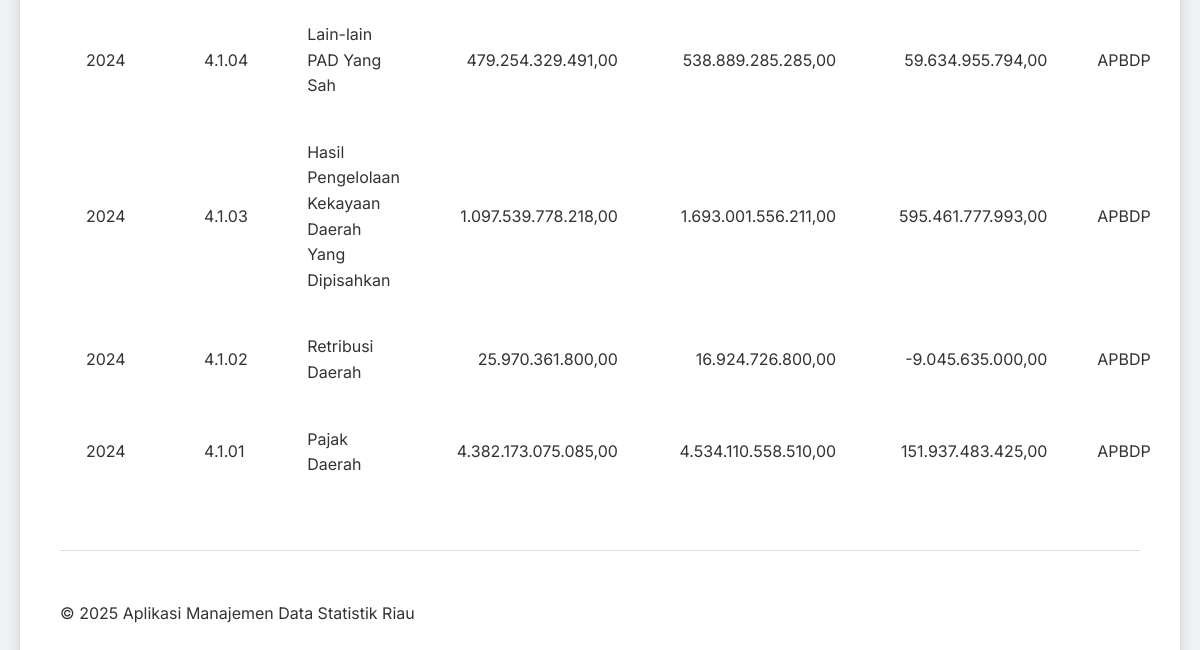
The app's page /pages/apbd-lampiran-satu/read.php?tahun=2024 (lower part), older data.
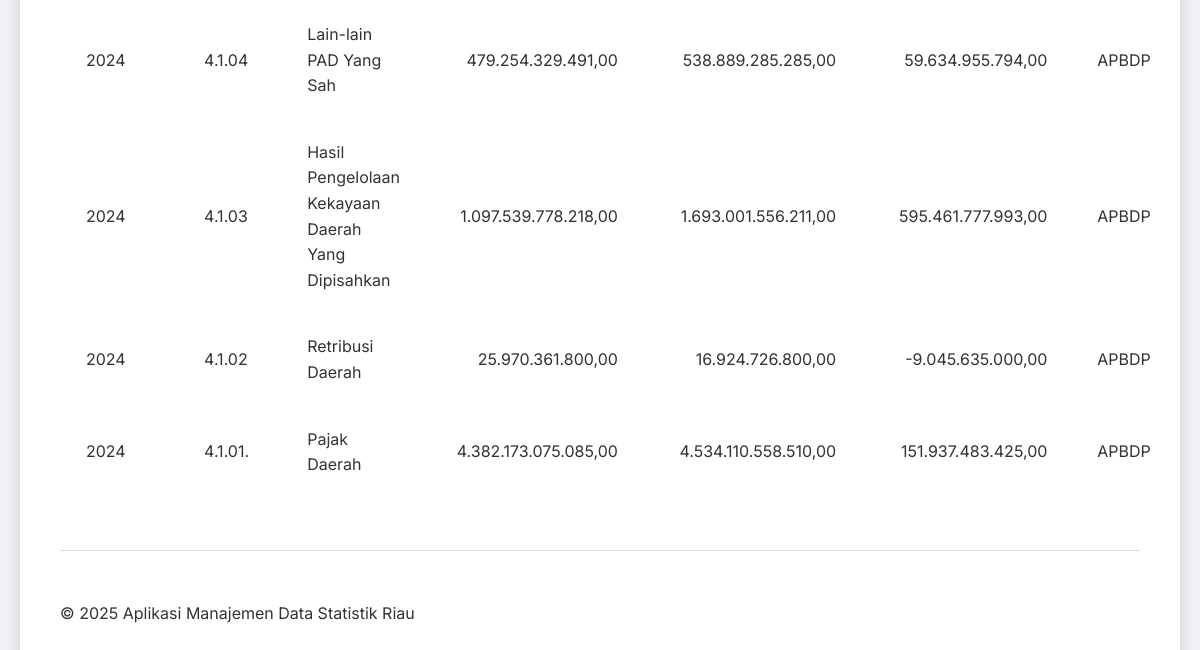
The same page, newer data.
### tables this page shows
CREATE TABLE `apbd_lampiran_1` (
  `id` int(11) NOT NULL,
  `tahun` int(5) DEFAULT NULL,
  `id_kode_urut` int(5) DEFAULT NULL,
  `jumlah_anggaran` decimal(18,2) DEFAULT NULL,
  `jumlah_perubahan` decimal(18,2) DEFAULT NULL,
  `id_jenis_apbd` int(5) DEFAULT NULL
);

CREATE TABLE `kode_urut` (
  `id` int(11) NOT NULL,
  `no_urut` varchar(11) DEFAULT NULL,
  `uraian` varchar(255) DEFAULT NULL,
  `akronim` varchar(255) DEFAULT NULL,
  `id_kode_level` int(11) DEFAULT NULL
);

CREATE TABLE `jenis_apbd` (
  `id` int(11) NOT NULL,
  `uraian` varchar(255) DEFAULT NULL,
  `akronim` varchar(255) DEFAULT NULL
);

### pages/apbd-lampiran-satu/read.php (the view, shortened to what this page needs)
<?php
include '../../config/database.php';
include '../../templates/header.php';
$selected_year = '';
if (isset($_GET['tahun']) && $_GET['tahun'] != '') {
    $selected_year = $_GET['tahun'];
}
$where_clause = "";
if ($selected_year != '') {
    $where_clause = " WHERE tahun= ?";
}
$sql = "SELECT a.id AS id, a.tahun AS tahun, b.no_urut AS kode, b.uraian AS nama_kode, jumlah_anggaran, jumlah_perubahan, c.nama_level AS level, d.akronim AS jenis_apbd
        FROM apbd_lampiran_1 AS a
        LEFT JOIN kode_urut AS b ON a.id_kode_urut = b.id
        LEFT JOIN kode_level AS c ON c.id = b.id_kode_level
        LEFT JOIN jenis_apbd AS d ON d.id = a.id_jenis_apbd
        " . $where_clause . "
        ORDER BY tahun, kode DESC";
$stmt = $conn->prepare($sql);
if ($selected_year != '') {
    $stmt->bind_param("s", $selected_year);
}
$stmt->execute();
$result = $stmt->get_result();
?>
<?php
if ($result->num_rows > 0):
?>
    <table>
        <tbody>
            <?php
            while ($row = $result->fetch_assoc()):
            ?>
                <tr>
                    <td><?php echo htmlspecialchars($row['tahun']); ?></td>
                    <td><?php echo htmlspecialchars($row['kode']); ?></td>
                    <td><?php echo htmlspecialchars($row['nama_kode']); ?></td>
                    <td style="text-align:right"><?php echo htmlspecialchars(number_format($row['jumlah_anggaran'] ?? 0, 2, ',', '.')); ?></td>
                    <td style="text-align:right"><?php echo htmlspecialchars(number_format($row['jumlah_perubahan'] ?? 0, 2, ',', '.')); ?></td>
                    <td style="text-align:right"><?php echo htmlspecialchars(number_format(($row['jumlah_perubahan'] - $row['jumlah_anggaran']) ?? 0, 2, ',', '.')); ?></td>
                    <td><?php echo htmlspecialchars($row['jenis_apbd']); ?></td>
                </tr>
            <?php endwhile; ?>
        </tbody>
    </table>
<?php else: ?>
    <p>Belum ada data.</p>
<?php endif; ?>
<?php
include '../../templates/footer.php';
?>

### templates/header.php (shortened to what this page needs)
<!DOCTYPE html>
<html lang="en">
<head>
    <link rel="stylesheet" href="../../templates/css/style.css">
</head>
<body>
    <div class="container">

### templates/footer.php
<hr>
<footer>
    <p>&copy; <?php echo date("Y"); ?> Aplikasi Manajemen Data Statistik Riau</p>
</footer>
</div>
</body>
</html>

### templates/css/style.css (style rules this page uses)
:root { --primary-color: #4A90E2; --primary-dark: #357ABD; --accent-color: #50E3C2; --secondary-accent: #FF6B6B; --tertiary-color: #FFC107; --text-dark: #333333; --text-light: #F8F8F8; --bg-light: #F0F2F5; --bg-dark: #2C3E50; --card-bg: #FFFFFF; --border-color: #DDDDDD; --input-bg: #F8F8F8; --shadow-light: 0 2px 8px rgba(0, 0, 0, 0.08); --shadow-medium: 0 4px 15px rgba(0, 0, 0, 0.12); --success-color: #28A745; --danger-color: #DC3545; --warning-color: #FFC107; --info-color: #17A2B8; --radius-base: 8px; --transition-fast: 0.2s ease-in-out; --transition-normal: 0.3s ease-in-out; --gradient-primary: linear-gradient(135deg, var(--primary-color) 0%, var(--primary-dark) 100%); --gradient-accent: linear-gradient(135deg, var(--accent-color) 0%, #34B79C 100%); --gradient-secondary-accent: linear-gradient(135deg, var(--secondary-accent) 0%, #FF8A8A 100%); --gradient-tertiary: linear-gradient(135deg, var(--tertiary-color) 0%, #FFA000 100%); }
body { font-family: 'Inter', sans-serif; background: var(--bg-light); margin: 0; padding: 0; line-height: 1.6; color: var(--text-dark); display: flex; justify-content: center; align-items: flex-start; min-height: 100vh; padding: 40px 0; box-sizing: border-box; overflow-x: hidden; overflow-y: auto; position: relative; }
body::before { content: none; }
.container { width: 90%; max-width: 1600px; margin: 0 auto; background: var(--card-bg); padding: 40px; box-shadow: var(--shadow-medium); border-radius: var(--radius-base); transition: transform var(--transition-normal); position: relative; z-index: 1; overflow: hidden; border: 1px solid var(--border-color); backdrop-filter: none; -webkit-backdrop-filter: none; }
.container::before, .container::after { content: none; }
hr { border: none; border-top: 1px solid var(--border-color); margin: 50px 0; position: relative; }
hr::before { content: none; }
table { width: 100%; border-collapse: separate; border-spacing: 0; margin-top: 40px; box-shadow: var(--shadow-glass); border-radius: var(--radius-base); overflow: hidden; background-color: rgba(255, 255, 255, 0.05); border: 1px solid rgba(255, 255, 255, 0.1); backdrop-filter: blur(10px); -webkit-backdrop-filter: blur(10px); }
table tbody tr:nth-child(even) { background-color: rgba(249, 250, 251, 0.03); }
table tbody tr:nth-child(odd) { background-color: rgba(255, 255, 255, 0.01); }
* { scrollbar-width: thin; scrollbar-color: #888888 #F0F2F5; }

Row changes from the older to the newer data that the page shows:
changed through a linked row, apbd_lampiran_1 "Pajak Daerah": id_kode_urut.no_urut "4.1.01" → "4.1.01."
